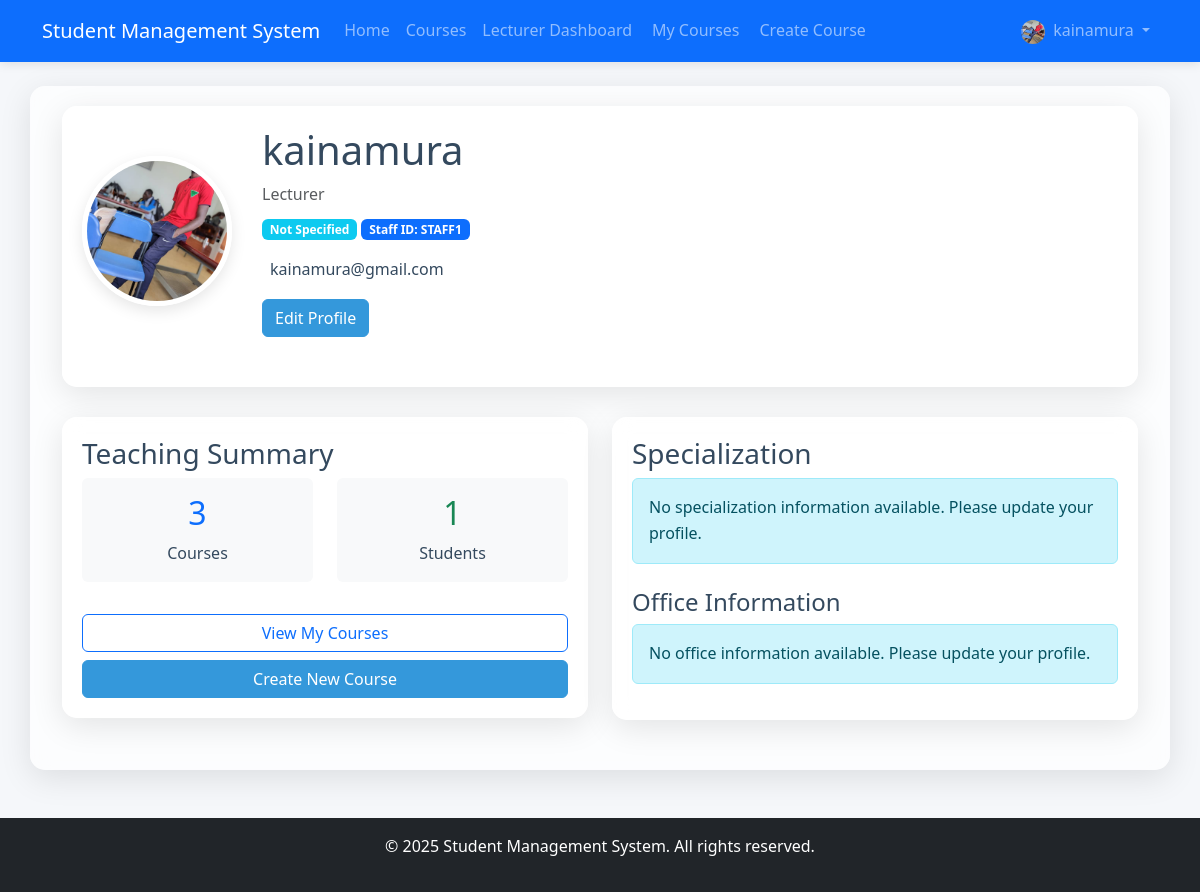
The page /lecturer/profile/ (signed in) on the database as committed earlier.
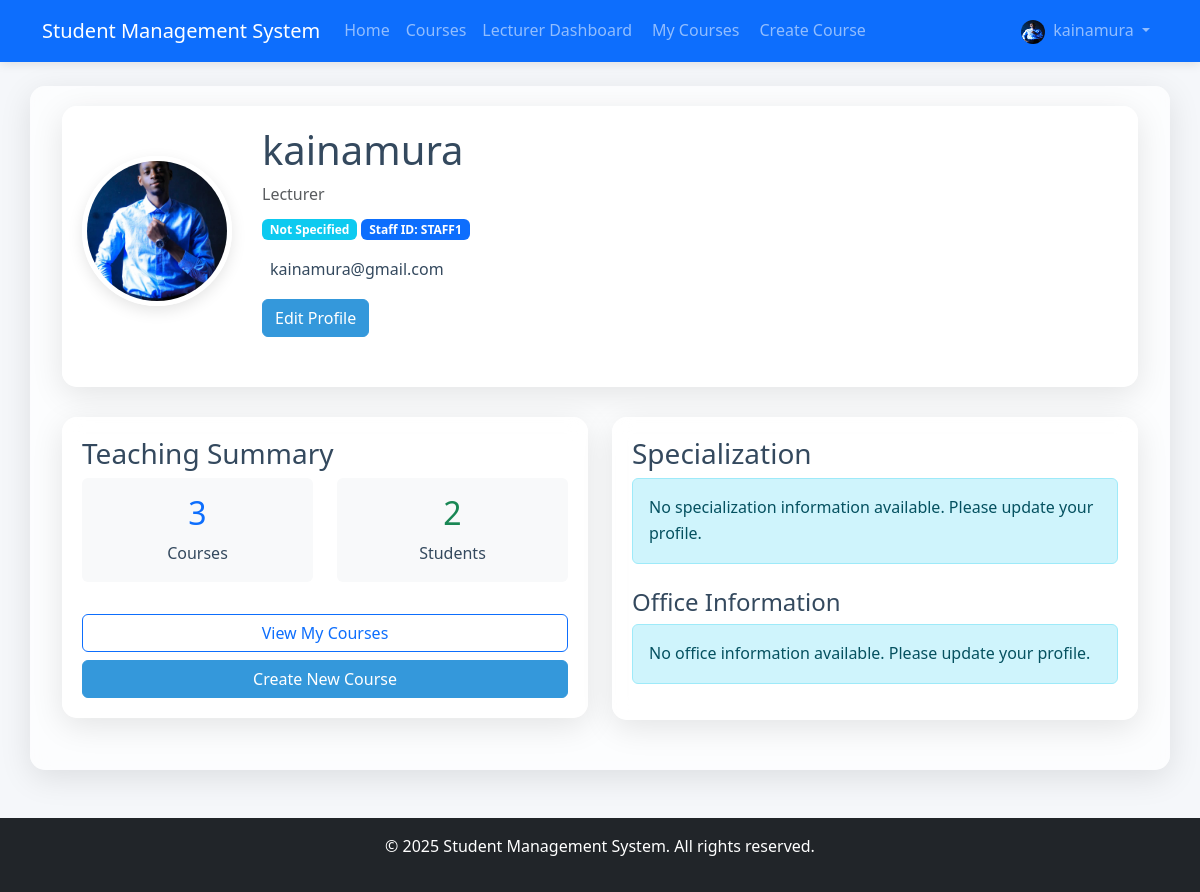
The same page on the database as committed later.
### accounts/models.py (models this page shows, shortened)
class User(AbstractUser):
    USER_TYPE_CHOICES = (
        ('admin', 'Admin'),
        ('student', 'Student'),
        ('lecturer', 'Lecturer'),
    )
    user_type = models.CharField(max_length=10, choices=USER_TYPE_CHOICES, default='student')
    profile_picture = models.ImageField(upload_to='profile_pics/', null=True, blank=True)
    date_of_birth = models.DateField(null=True, blank=True)
    phone_number = models.CharField(max_length=15, null=True, blank=True)
    address = models.TextField(null=True, blank=True)

### lecturer/views.py (the view)
    def wrapper(request, *args, **kwargs):
        if not request.user.is_authenticated:
            return redirect('accounts:login')
        if request.user.user_type != 'lecturer':
            return HttpResponseForbidden("You must be a lecturer to access this page.")
        return view_func(request, *args, **kwargs)

### lecturer/views.py (called while the page is built)
def lecturer_required(view_func):
    def wrapper(request, *args, **kwargs):
        if not request.user.is_authenticated:
            return redirect('accounts:login')
        if request.user.user_type != 'lecturer':
            return HttpResponseForbidden("You must be a lecturer to access this page.")
        return view_func(request, *args, **kwargs)
    return wrapper

@login_required
@lecturer_required
def profile(request):
    try:
        lecturer_profile = request.user.lecturer_profile
    except LecturerProfile.DoesNotExist:
        lecturer_profile = LecturerProfile.objects.create(
            user=request.user,
            staff_id=f"STAFF{request.user.id}",
            department="Not Specified"
        )
    courses = [lc.course for lc in LecturerCourse.objects.filter(lecturer=lecturer_profile)]
    course_count = len(courses)
    student_count = Enrollment.objects.filter(course__in=courses).values('student').distinct().count()
    context = {
        'lecturer_profile': lecturer_profile,
        'course_count': course_count,
        'student_count': student_count,
    }
    return render(request, 'lecturer/profile.html', context)

### templates/lecturer/profile.html (shortened to what this page needs)
{% extends 'base.html' %}
{% block content %}
<div class="container">
    <div class="glass-container">
        <div class="profile-header">
            {% if user.profile_picture %}
                <img src="{{ user.profile_picture.url }}" alt="Profile Picture" class="profile-pic">
            {% else %}
                <div class="profile-pic d-flex align-items-center justify-content-center bg-primary text-white">
                    <h1>{{ user.first_name|first|upper }}{{ user.last_name|first|upper }}</h1>
                </div>
            {% endif %}
            <div>
                <h1>{{ user.get_full_name|default:user.username }}</h1>
                <p class="text-muted mb-2">Lecturer</p>
                <div class="mb-3">
                    <span class="badge bg-info">{{ lecturer_profile.department }}</span>
                    <span class="badge bg-primary">Staff ID: {{ lecturer_profile.staff_id }}</span>
                </div>
                <p>
                     {{ user.email }}<br>
                </p>
                <a href="{% url 'accounts:profile' %}" class="btn btn-primary">Edit Profile</a>
            </div>
        </div>
    </div>
    <div class="row mt-4">
        <div class="col-md-6">
            <div class="glass-container">
                <h3>Teaching Summary</h3>
                <div class="row text-center">
                    <div class="col-6">
                        <div class="p-3 mb-3 bg-light rounded">
                            <h2 class="text-primary">{{ course_count }}</h2>
                            <p class="mb-0">Courses</p>
                        </div>
                    </div>
                    <div class="col-6">
                        <div class="p-3 mb-3 bg-light rounded">
                            <h2 class="text-success">{{ student_count }}</h2>
                            <p class="mb-0">Students</p>
                        </div>
                    </div>
                </div>
                <div class="d-grid gap-2 mt-3">
                    <a href="{% url 'lecturer:course_list' %}" class="btn btn-outline-primary">View My Courses</a>
                    <a href="{% url 'lecturer:create_course' %}" class="btn btn-primary">Create New Course</a>
                </div>
            </div>
        </div>
        <div class="col-md-6">
            <div class="glass-container">
                <h3>Specialization</h3>
                {% if lecturer_profile.specialization %}
                    <p>{{ lecturer_profile.specialization }}</p>
                {% else %}
                    <div class="alert alert-info">
                        No specialization information available. Please update your profile.
                    </div>
                {% endif %}
                <h4 class="mt-4">Office Information</h4>
                {% if lecturer_profile.office_number %}
                    <p><i class="fas fa-door-open me-2"></i> Office: {{ lecturer_profile.office_number }}</p>
                {% else %}
                    <div class="alert alert-info">
                        No office information available. Please update your profile.
                    </div>
                {% endif %}
            </div>
        </div>
    </div>
</div>
{% endblock %}

### templates/base.html (shortened to what the changed rows need)
<!DOCTYPE html>
<html lang="en">
<head>
    <link href="https://cdn.jsdelivr.net/npm/bootstrap@5.3.0/dist/css/bootstrap.min.css" rel="stylesheet">
    <link rel="stylesheet" href="/static/css/main.css">
</head>
<body>
    <nav class="navbar navbar-expand-lg navbar-dark bg-primary">
        <div class="container">
            <div class="collapse navbar-collapse" id="navbarNav">
                <ul class="navbar-nav">
                    {% if user.is_authenticated %}
                        <li class="nav-item dropdown">
                            <a class="nav-link dropdown-toggle" href="#" id="navbarDropdown" role="button" data-bs-toggle="dropdown">
                                {% if user.profile_picture %}
                                    <img src="{{ user.profile_picture.url }}" alt="Profile" class="rounded-circle me-1" width="24" height="24">
                                {% endif %}
                                {{ user.username }}
                            </a>
                        </li>
                    {% endif %}
                </ul>
            </div>
        </div>
    </nav>
    <div class="container mt-4 glass-container">
        {% block content %}{% endblock %}
    </div>
</body>
</html>

Rows that differ between the two databases and show on the page:
changed User "kainamura": profile_picture: a different picture
Other text that changed with them:
{{ student_count }}: "1" → "2"
